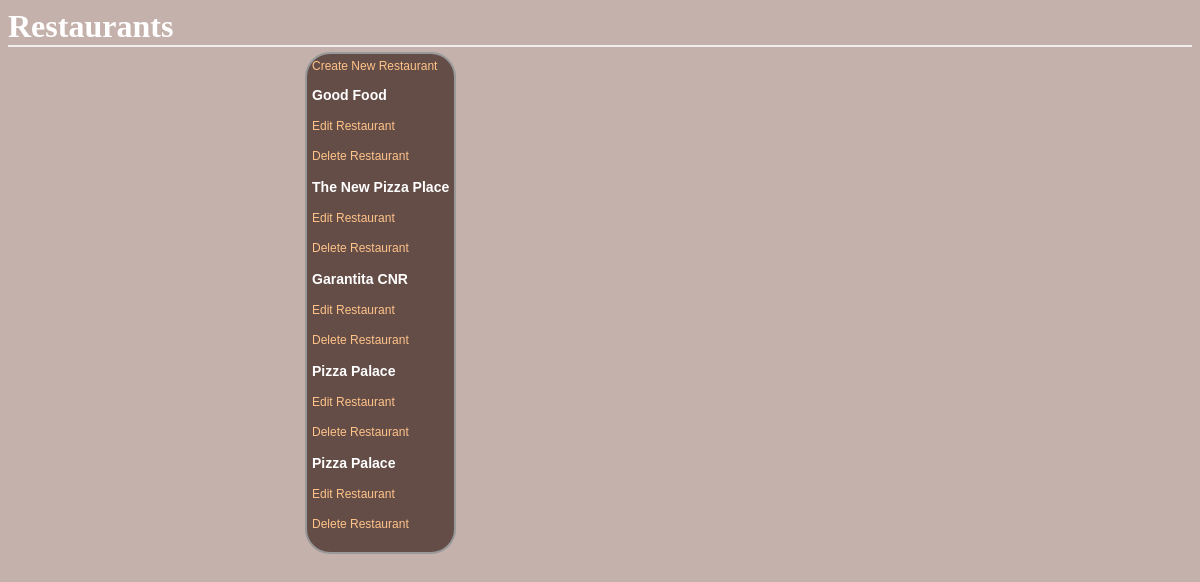
The page /restaurants/ on the database as committed earlier.
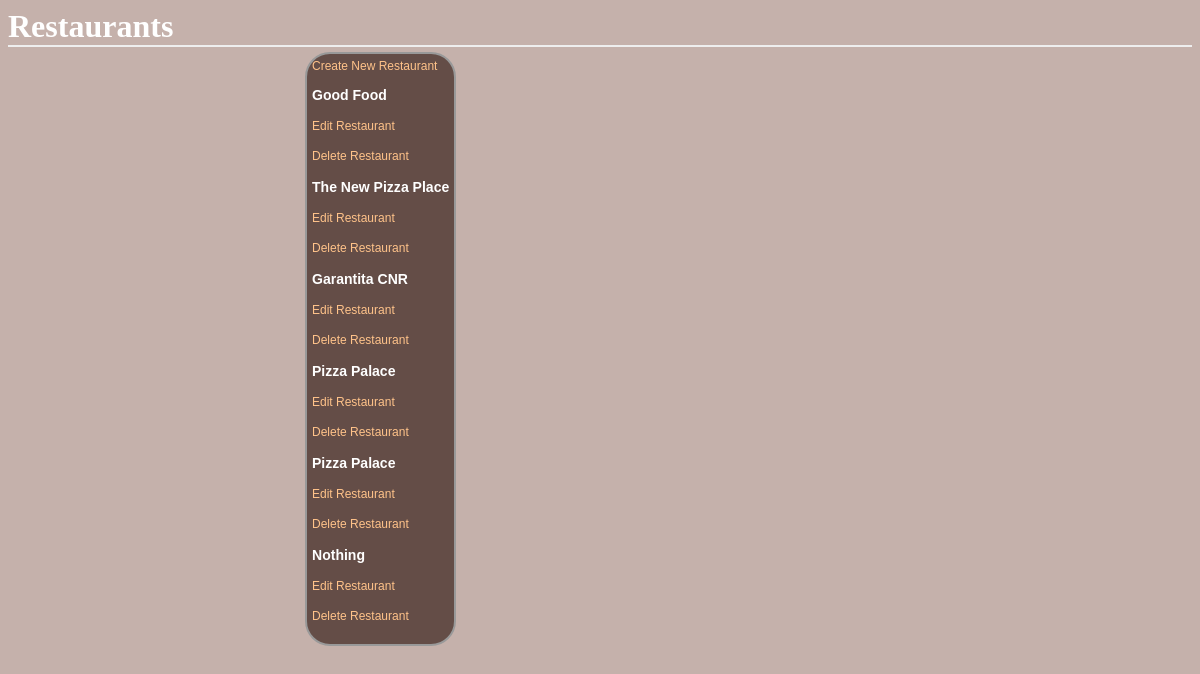
The same page on the database as committed later.
### database_setup.py (models this page shows, shortened)
class Restaurant(Base):
    __tablename__ = 'restaurant'
    name = Column(String(80), nullable=False)
    id = Column(Integer, primary_key=True)

### finalProject.py (the view)
@app.route('/')
@app.route('/restaurants/')
def showRestaurants():
    restaurants = session.query(Restaurant).all()
    return render_template("restaurants.html", restaurants=restaurants)

### templates/restaurants.html (shortened to what this page needs)
<html>
<head>
	<link rel=stylesheet type=text/css href="{{ url_for('static', filename='styles.css') }}">
	</head>
<body>
<h1>Restaurants</h1>
<div class = 'pane'>
	<a href = '{{url_for('newRestaurant') }}'>Create New Restaurant</a>
	{% for restaurant in restaurants %}
		<div>
			<a href = "{{url_for('showMenu', restaurant_id = restaurant.id)}}"> <h3>{{restaurant.name}}</h3></a>
			<p><a href = "{{url_for('editRestaurant',restaurant_id = restaurant.id)}}">Edit Restaurant</a></p>
			<p> <a href = "{{url_for('deleteRestaurant',restaurant_id = restaurant.id)}}">Delete Restaurant</a> </p>
		</div>
	{% endfor %}
</div>
</body>
</html>

Rows that differ between the two databases and show on the page:
added Restaurant: name "Nothing"
